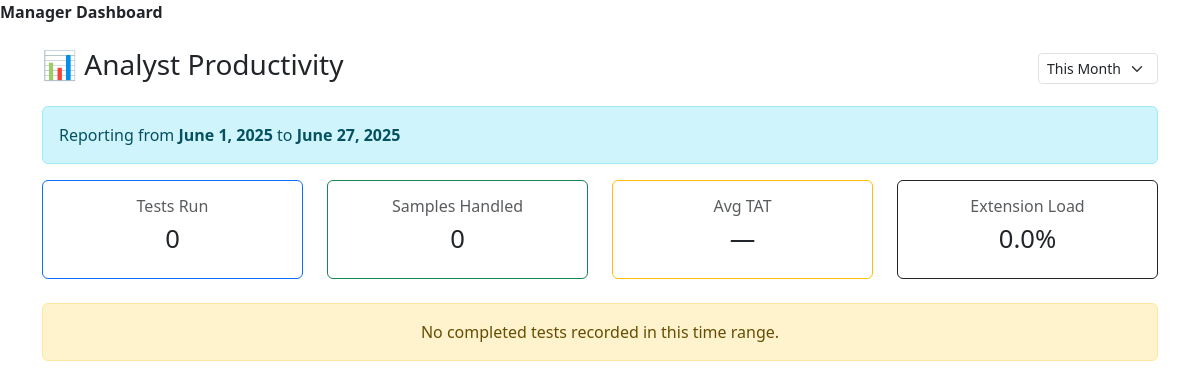
The app's page /reports/productivity/ (signed in), older data.
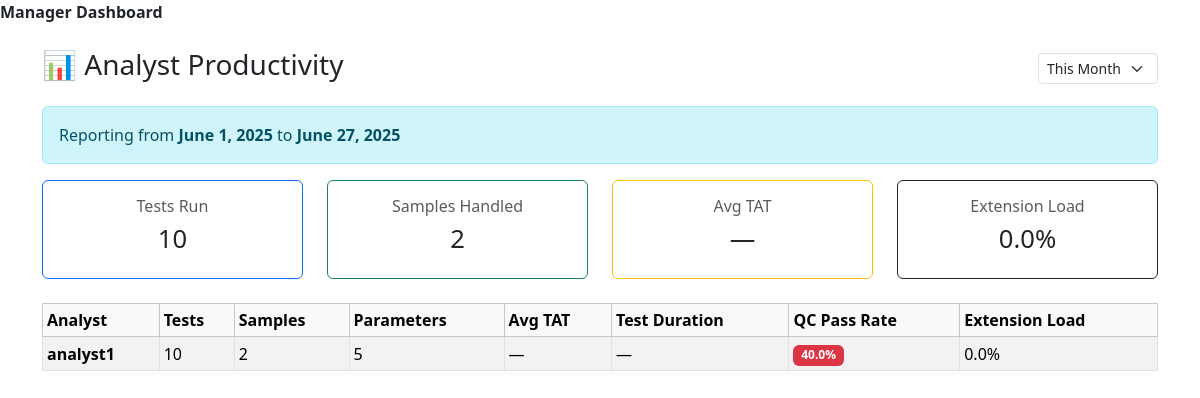
The same page, newer data.
### users/models.py (models this page shows, shortened)
class User(AbstractUser):
    role = models.CharField(max_length=10, choices=RoleChoices.choices)

### lims/views/reports.py (the view)
# urls.py: path("reports/productivity/", analyst_productivity_view, name="analyst_productivity"),
@login_required
def analyst_productivity_view(request):
    today = timezone.now().date()
    range_type = request.GET.get("range", "month")
    if range_type == "week":
        start_date = today - timedelta(days=today.weekday())
        end_date = start_date + timedelta(days=6)
    elif range_type == "day":
        start_date = end_date = today
    else:
        start_date = today.replace(day=1)
        end_date = today
    assignments = (
        TestAssignment.objects
        .filter(
            status="completed",
            is_control=False,
            testresult__recorded_at__date__range=(start_date, end_date)
        )
        .annotate(
            tat=ExpressionWrapper(
                F("testresult__recorded_at") - F("sample__received_date"),
                output_field=DurationField()
            ),
            duration=ExpressionWrapper(
                F("testresult__recorded_at") - F("testresult__started_at"),
                output_field=DurationField()
            )
        )
    )
    productivity = (
        assignments
        .values(analyst_name=F("analyst__username"))
        .annotate(
            tests=Count("id"),
            samples=Count("sample", distinct=True),
            params=Count("parameter", distinct=True),
            avg_tat=Avg("tat"),
            avg_duration=Avg("duration"),
            extension_tests=Count("id", filter=Q(parameter__group__is_extension=True))
        )
        .annotate(
            extension_load=ExpressionWrapper(
                100.0 * F("extension_tests") / F("tests"),
                output_field=FloatField()
            )
        )
        .order_by("-tests")
    )
    qc_results = (
        QCMetrics.objects
        .filter(created_at__date__range=(start_date, end_date))
        .annotate(analyst_username=F("test_assignment__analyst__username"))
        .values("analyst_username")
        .annotate(
            total_qc=Count("id"),
            pass_qc=Count("id", filter=Q(status="pass"))
        )
    )
    qc_pass_rate_map = {
        row["analyst_username"]: round(100.0 * row["pass_qc"] / row["total_qc"], 1)
        if row["total_qc"] else 100.0
        for row in qc_results
    }
    def format_td(td):
        if not td:
            return "—"
        total_seconds = td.total_seconds()
        hours = int(total_seconds // 3600)
        minutes = int((total_seconds % 3600) // 60)
        return f"{hours}h {minutes}m"
    for person in productivity:
        person["avg_tat_human"] = format_td(person["avg_tat"])
        person["avg_duration_human"] = format_td(person["avg_duration"])
        person["qc_pass_rate"] = qc_pass_rate_map.get(person["analyst_name"], 100.0)
    total_tests = sum(p["tests"] for p in productivity)
    total_samples = sum(p["samples"] for p in productivity)
    if productivity:
        total_avg_tat_seconds = sum(
            p["avg_tat"].total_seconds() if p["avg_tat"] else 0
            for p in productivity
        ) / len(productivity)
        total_avg_tat = format_td(timedelta(seconds=total_avg_tat_seconds))
    else:
        total_avg_tat = "—"
    total_metrics = {
        "tests": total_tests,
        "samples": total_samples,
        "avg_tat_human": total_avg_tat,
        "extension_rate": round(
            100.0 * sum(p["extension_tests"] for p in productivity) / (total_tests or 1), 1
        ) if productivity else 0.0,
    }
    return render(request, "lims/analyst_productivity.html", {
        "productivity": productivity,
        "total_metrics": total_metrics,
        "start_date": start_date,
        "end_date": end_date,
        "range_type": range_type,
    })

### lims/templates/lims/analyst_productivity.html (shortened to what this page needs)
{% load static %}
<!DOCTYPE html>
<html lang="en">
<head>
  <link href="https://cdn.jsdelivr.net/npm/bootstrap@5.3.3/dist/css/bootstrap.min.css" rel="stylesheet" />
</head>
<body>
  <a href="{% url 'manager_dashboard' %}" class="nav-link" style="text-decoration: none; font-weight: bold;">
    Manager Dashboard <span id="notif-badge" class="badge" style="display:none; background:red; color:white; padding:2px 8px; border-radius:12px;">0</span>
  </a>
<div class="container mt-4">
  <div class="d-flex justify-content-between align-items-center mb-3">
    <h3>📊 Analyst Productivity</h3>
    <form method="get">
      <select name="range" onchange="this.form.submit()" class="form-select form-select-sm">
        <option value="month" {% if range_type == "month" %}selected{% endif %}>This Month</option>
      </select>
    </form>
  </div>
  <div class="alert alert-info">
    Reporting from <strong>{{ start_date }}</strong> to <strong>{{ end_date }}</strong>
  </div>
  <div class="row mb-4">
    <div class="col-md-3">
      <div class="card border-primary text-center metric-card">
        <div class="card-body">
          <h6 class="text-muted">Tests Run</h6>
          <h4>{{ total_metrics.tests }}</h4>
        </div>
      </div>
    </div>
    <div class="col-md-3">
      <div class="card border-success text-center metric-card">
        <div class="card-body">
          <h6 class="text-muted">Samples Handled</h6>
          <h4>{{ total_metrics.samples }}</h4>
        </div>
      </div>
    </div>
    <div class="col-md-3">
      <div class="card border-warning text-center metric-card">
        <div class="card-body">
          <h6 class="text-muted">Avg TAT</h6>
          <h4>{{ total_metrics.avg_tat_human }}</h4>
        </div>
      </div>
    </div>
    <div class="col-md-3">
      <div class="card border-dark text-center metric-card">
        <div class="card-body">
          <h6 class="text-muted">Extension Load</h6>
          <h4>{{ total_metrics.extension_rate }}%</h4>
        </div>
      </div>
    </div>
  </div>
  {% if productivity %}
    <div class="table-responsive">
      <table class="table table-bordered table-striped table-sm align-middle">
        <thead class="table-light">
          <tr>
            <th>Analyst</th>
            <th>Tests</th>
            <th>Samples</th>
            <th>Parameters</th>
            <th>Avg TAT</th>
            <th>Test Duration</th>
            <th>QC Pass Rate</th>
            <th>Extension Load</th>
          </tr>
        </thead>
        <tbody>
          {% for p in productivity %}
            <tr>
              <td><strong>{{ p.analyst_name }}</strong></td>
              <td>{{ p.tests }}</td>
              <td>{{ p.samples }}</td>
              <td>{{ p.params }}</td>
              <td>{{ p.avg_tat_human }}</td>
              <td>{{ p.avg_duration_human }}</td>
              <td>
                {% if p.qc_pass_rate >= 90 %}
                  <span class="badge badge-pass">{{ p.qc_pass_rate }}%</span>
                {% elif p.qc_pass_rate >= 70 %}
                  <span class="badge badge-warn">{{ p.qc_pass_rate }}%</span>
                {% else %}
                  <span class="badge badge-fail">{{ p.qc_pass_rate }}%</span>
                {% endif %}
              </td>
              <td>{{ p.extension_load|floatformat:1 }}%</td>
            </tr>
          {% endfor %}
        </tbody>
      </table>
    </div>
  {% else %}
    <div class="alert alert-warning text-center">
      No completed tests recorded in this time range.
    </div>
  {% endif %}
</div>
</body>
</html>

Row changes from the older to the newer data that the page shows:
now on this page (row edited): User: analyst_name "analyst1", tests "10", samples "2", params "5", avg_tat_human "—", avg_duration_human "—", qc_pass_rate "40.0", extension_load "0.0"
Text that changed along with them:
{{ total_metrics.tests }}: "0" → "10"
{{ total_metrics.samples }}: "0" → "2"
text no longer shown: "No completed tests recorded in this time range."
text now shown: "Analyst Tests Samples Parameters Avg TAT Test Duration QC Pass Rate Extension Load"
